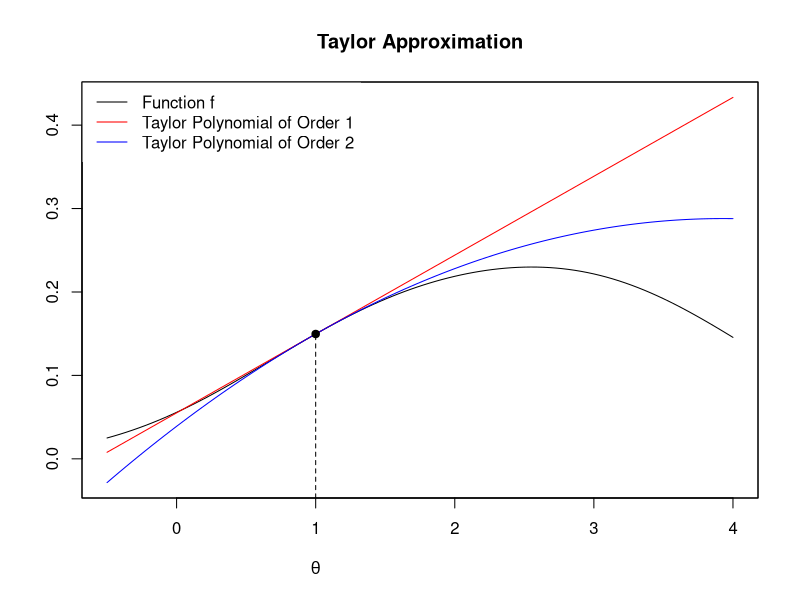
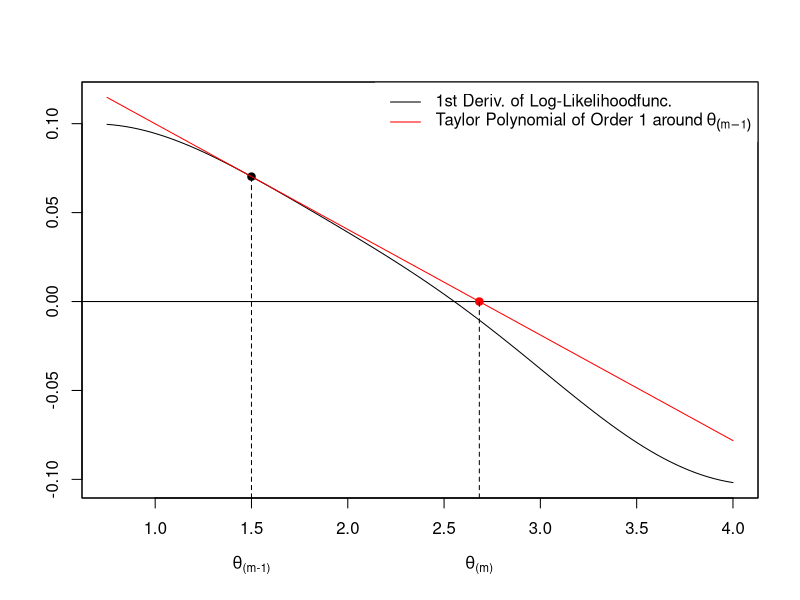

The R script that drew these images, in order:
## ---- chunk 1
#| label: fig-taylorApprox
#| fig-cap: First- and second-order Taylor approximations of a function $f$ around $\theta=1.$

## #######################
## Taylor Approximation
## #######################
# install.packages("pracma")
library("pracma")

myFun <- function(x){
  1*exp((-1/2)*(x-1.25)^2)/10 + 
  1*exp((-1/3)*(x-3)^2)/5
}

## Taylor approximation of myFun around x0
x0              <- 1
taylor_poly_1   <- taylor(f = myFun, x0 = x0, n = 1)
taylor_poly_2   <- taylor(f = myFun, x0 = x0, n = 2)

## Plot
#x_seq           <- seq(from = x0 -2, to = x0 + 5, length.out=100)
x_seq           <- seq(from = -.5, to = 4, length.out=100)
y_myFun         <- myFun(x_seq)
y_taylor_poly_1 <- polyval(taylor_poly_1, x_seq)
y_taylor_poly_2 <- polyval(taylor_poly_2, x_seq)


plot(x  = x_seq, y = y_myFun,  type = "l", col = "black", lwd = 1, ylab="", xlab="", main = "Taylor Approximation", ylim = range(y_myFun,y_taylor_poly_1,y_taylor_poly_2))
axis(1, at=1, line=2, labels = expression(theta), tick=FALSE)
#axis(1, at=x_seq[which.max(y_taylor_poly_2)], line=2, labels = expression(theta[1]), tick=FALSE)
lines(x = x_seq, y = y_taylor_poly_1, col = "red", lty=1)
lines(x = x_seq, y = y_taylor_poly_2, col = "blue", lty=1)
points(x=1, y=myFun(1), col="black", pch=19)
# points(x=x_seq[which.max(y_taylor_poly_2)], y=max(y_taylor_poly_2), col="blue", pch=19)
lines(x=rep(x0, 2), y=c(par("usr")[3], myFun(1)), lty=2)
# lines(x=rep(x_seq[which.max(y_taylor_poly_2)],2), 
#       y=c(0,max(y_taylor_poly_2)), lty=2)
legend(x="topleft", legend=c("Function f", "Taylor Polynomial of Order 1", "Taylor Polynomial of Order 2"), col=c("black", "red", "blue"), lty=c(1,1,1), box.lwd=0)
box()
## ---- chunk 2
#| label: fig-NR
#| fig-cap:  The $m$th update step in the Newton-Raphson root-finding algorithm.

## #######################
## Taylor Approximation
## #######################
# install.packages("pracma")
library("pracma")

my_ell <- function(x){
  1*exp((-1/2)*(x-1.25)^2)/10 + 
  1*exp((-1/3)*(x-3)^2)/5
}
my_ell_expr <- expression(
  1*exp((-1/2)*(x-1.25)^2)/10 + 
  1*exp((-1/3)*(x-3)^2)/5
)

my_ell_prime <- function(x){}
body(my_ell_prime) <- D(my_ell_expr, "x") 

## Taylor approximation of my_ell around theta_0
theta_0         <- 1.5
taylor_poly_1   <- taylor(f = my_ell_prime, x0 = theta_0, n = 1)

## Plot
theta_seq       <- seq(from       = .75, 
                       to         = 4, 
                       length.out = 100)
y_my_ell_prime  <- my_ell_prime(theta_seq)
y_taylor_poly_1 <- polyval(taylor_poly_1, theta_seq)


root_taylor_poly_1 <- -1 * taylor_poly_1[2] / taylor_poly_1[1]

plot(x = theta_seq, 
     y = y_my_ell_prime,  
     type = "l", col = "black", lwd = 1, ylab="", xlab="", main = "", ylim = range(y_my_ell_prime,y_taylor_poly_1))
abline(h=0)
points(x=theta_0, y=my_ell_prime(theta_0), col="black", pch=19)
lines(x = theta_seq, y = y_taylor_poly_1, col = "red", lty=1)
lines(x=rep(theta_0, 2), y=c(par("usr")[3], my_ell_prime(theta_0)), lty=2)
axis(1, at=theta_0, line=2, labels = expression(theta['(m-1)']), tick=FALSE)
points(x=root_taylor_poly_1, y= 0, col="red", pch=19)
lines(x=rep(root_taylor_poly_1, 2), y=c(par("usr")[3], 0), lty=2)
axis(1, at=root_taylor_poly_1, line=2, labels = expression(theta['(m)']), tick=FALSE)
legend(x="topright", legend=c("1st Deriv. of Log-Likelihoodfunc.", expression("Taylor Polynomial of Order 1 around"~theta[(m-1)])), 
col=c("black", "red"), lty=c(1,1), box.lwd=0)
box()
